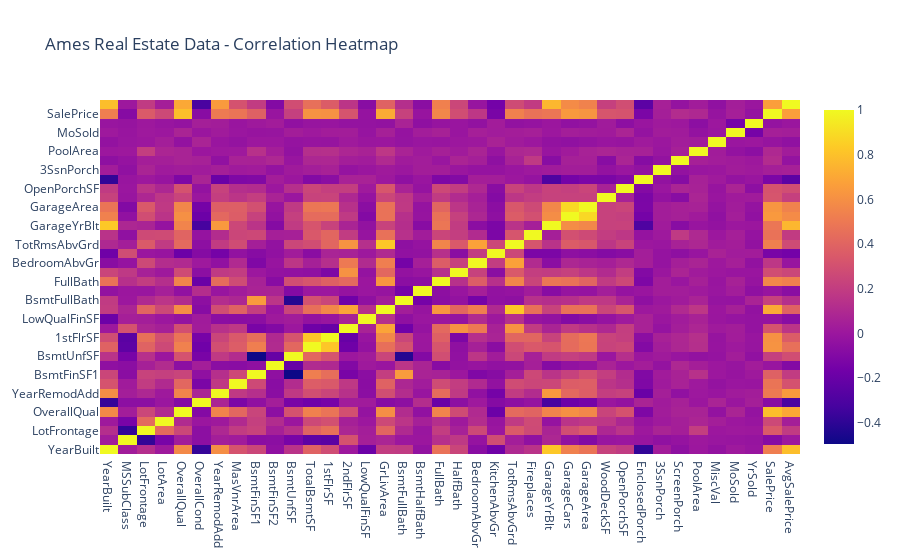

Write notebook code for a chart like this one.
### Code cell
# Create Plotly interactive heatmap and save as .html file
corr = df.corr()

fig = go.Figure(data=go.Heatmap(
                   z=corr.values,
                   x=corr.index.values,
                   y=corr.columns.values,
                   hoverongaps = False)
)

fig.update_layout(
    title='Ames Real Estate Data - Correlation Heatmap')

fig.write_html('AmesRealEstateData_CorrelationHeatmap.html', include_plotlyjs='cdn')
fig.show()

### Figure 1 — Plotly figure (JSON) as saved in the notebook; plotly's stock layout.template omitted (floating-point values rounded to 4 significant figures; data arrays with more than 128 entries replaced by an {"elided": "..."} marker saying what was removed)
{"data": [{"hoverongaps": false, "type": "heatmap", "x": ["YearBuilt", "MSSubClass", "LotFrontage", "LotArea", "OverallQual", "OverallCond", "YearRemodAdd", "MasVnrArea", "BsmtFinSF1", "BsmtFinSF2", "BsmtUnfSF", "TotalBsmtSF", "1stFlrSF", "2ndFlrSF", "LowQualFinSF", "GrLivArea", "BsmtFullBath", "BsmtHalfBath", "FullBath", "HalfBath", "BedroomAbvGr", "KitchenAbvGr", "TotRmsAbvGrd", "Fireplaces", "GarageYrBlt", "GarageCars", "GarageArea", "WoodDeckSF", "OpenPorchSF", "EnclosedPorch", "3SsnPorch", "ScreenPorch", "PoolArea", "MiscVal", "MoSold", "YrSold", "SalePrice", "AvgSalePrice"], "y": ["YearBuilt", "MSSubClass", "LotFrontage", "LotArea", "OverallQual", "OverallCond", "YearRemodAdd", "MasVnrArea", "BsmtFinSF1", "BsmtFinSF2", "BsmtUnfSF", "TotalBsmtSF", "1stFlrSF", "2ndFlrSF", "LowQualFinSF", "GrLivArea", "BsmtFullBath", "BsmtHalfBath", "FullBath", "HalfBath", "BedroomAbvGr", "KitchenAbvGr", "TotRmsAbvGrd", "Fireplaces", "GarageYrBlt", "GarageCars", "GarageArea", "WoodDeckSF", "OpenPorchSF", "EnclosedPorch", "3SsnPorch", "ScreenPorch", "PoolArea", "MiscVal", "MoSold", "YrSold", "SalePrice", "AvgSalePrice"], "z": {"elided": "38x38 float values"}}], "layout": {"title": {"text": "Ames Real Estate Data - Correlation Heatmap"}}}
